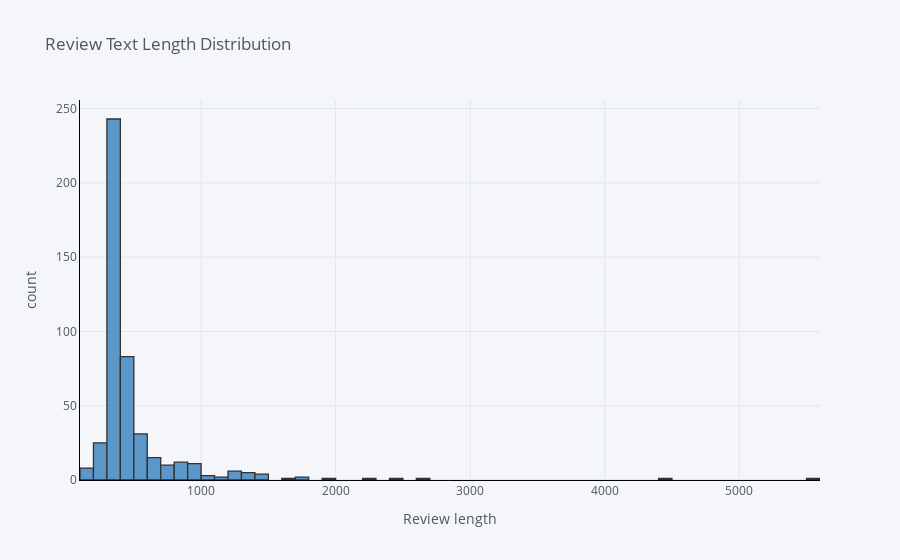

Source (notebook cell):
### Markdown cell above
### Review Text Length Distribution

### Code cell
data3['Text_len'] = data3['Text'].astype(str).apply(len)

data3['Text_len'].iplot(
    kind='hist',
    bins=100,
    xTitle='Review length',
    linecolor='black',
    yTitle='count',
    colors='Blue',
    title='Review Text Length Distribution')

### Figure 1 — Plotly figure (JSON) as saved in the notebook; plotly's stock layout.template omitted (floating-point values rounded to 4 significant figures; data arrays with more than 128 entries replaced by an {"elided": "..."} marker saying what was removed)
{"data": [{"histfunc": "count", "histnorm": "", "marker": {"color": "rgba(55, 128, 191, 1.0)", "line": {"color": "#000000", "width": 1.3}}, "name": "Text_len", "nbinsx": 100, "opacity": 0.8, "orientation": "v", "type": "histogram", "x": {"elided": "467 int values"}}], "layout": {"barmode": "overlay", "legend": {"bgcolor": "#F5F6F9", "font": {"color": "#4D5663"}}, "paper_bgcolor": "#F5F6F9", "plot_bgcolor": "#F5F6F9", "title": {"font": {"color": "#4D5663"}, "text": "Review Text Length Distribution"}, "xaxis": {"gridcolor": "#E1E5ED", "linecolor": "black", "showgrid": true, "tickfont": {"color": "#4D5663"}, "title": {"font": {"color": "#4D5663"}, "text": "Review length"}, "zerolinecolor": "#E1E5ED"}, "yaxis": {"gridcolor": "#E1E5ED", "linecolor": "black", "showgrid": true, "tickfont": {"color": "#4D5663"}, "title": {"font": {"color": "#4D5663"}, "text": "count"}, "zerolinecolor": "#E1E5ED"}}}
